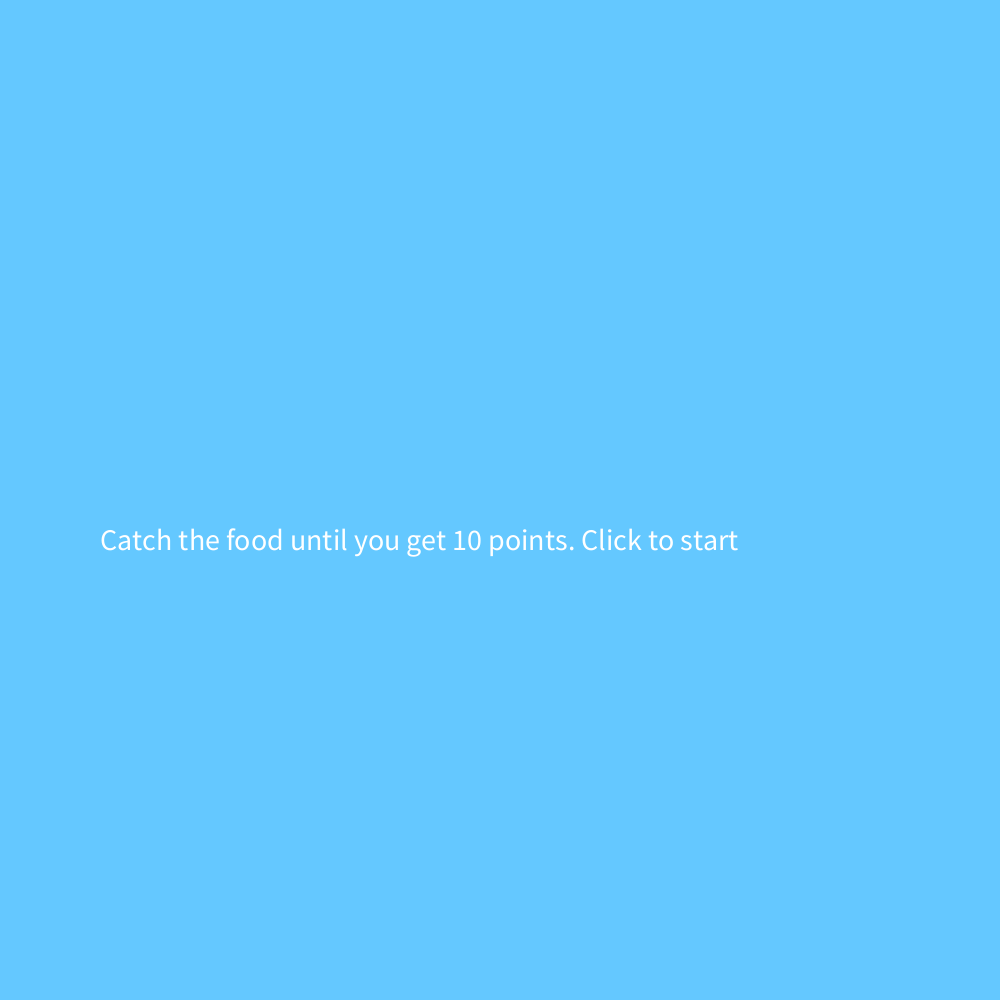
Frame 1 (no input)
Frame 60 (the mouse pressed at the canvas centre just before this capture): identical to frame 1, image omitted
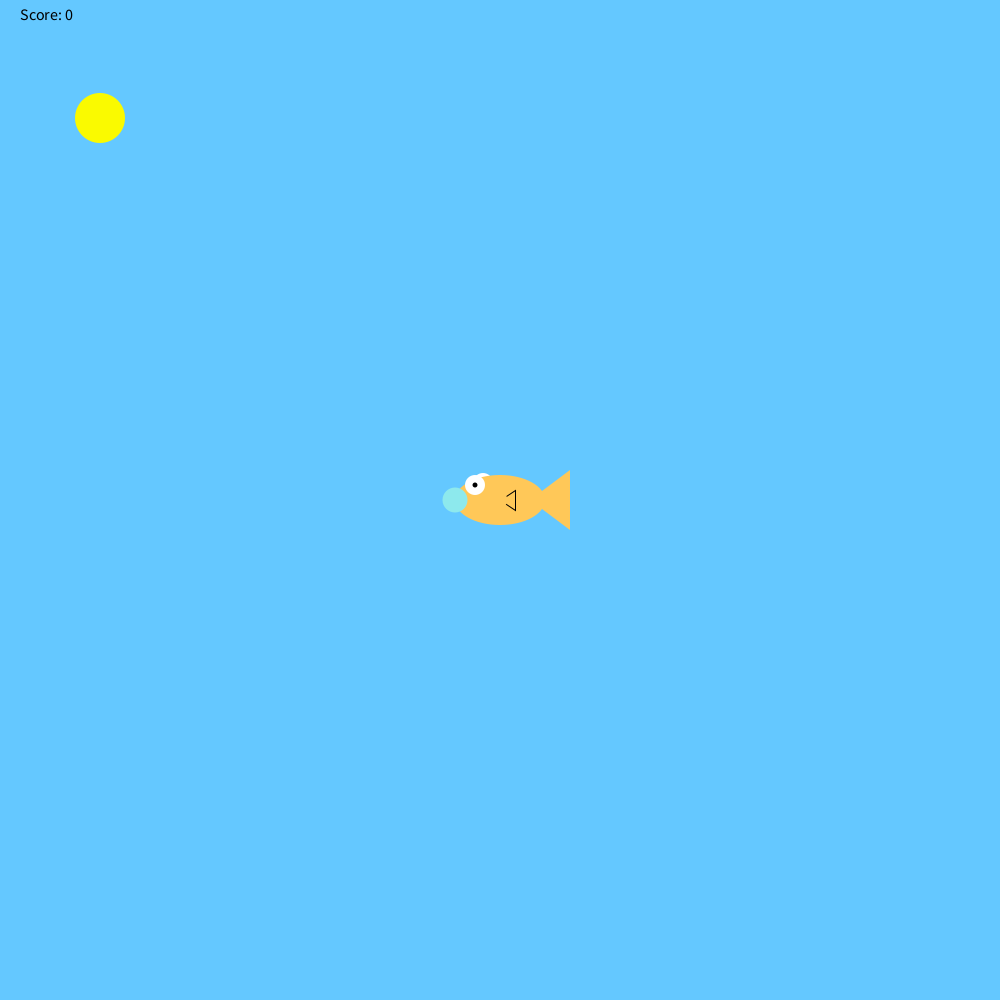
Frame 120 (the mouse held since frame 60 and released just before this capture)

The Processing sketch that drew these frames (run headless with seeded random() and noise(); from frame 60 on, the mouse is pressed at the canvas centre):

// Processing sketch: sketch_180628b
// ── sketch_180628b.pde
int foodX = 100;
int foodY = 0;
int score = -1;
void setup(){
  size(1000,1000);
  
  
}

void draw(){
  background(100,200,255);
  
  if(score == -1){
  textSize(30);
    text("Catch the food until you get 10 points. Click to start",100,550);
    if(mousePressed){
    score = 0;
    }
  }
  
  if(score < 10 && score >= 0){
  if(foodY < 1000)
  fill(250,250,0);
  noStroke();
  ellipse(foodX,foodY,50,50);
  foodY = foodY + (score+1)*2;

  
  drawFish();
  
  checkCatch(foodX,foodY);
  
  if(foodY > 1000){
   foodY = 0; 
   foodX = (int) random(width-20);
  }
  
  fill(0,0,0);
  textSize(16);
  text("Score: " + score,20,20);
  
  }
  else if(score == 10){
    fill(0,255,0);
    textSize(100);
    text("GAME OVER.",200,400);
    textSize(75);
    text("You Won!",300,550);
  }
}



void drawFish(){
     noStroke();
     fill(255,255,255);
     ellipse(mouseX-17,mouseY-17,20,20); //back side eye
     fill(255,200,88);
     ellipse(mouseX,mouseY,90,50); //body
     triangle(mouseX+30,mouseY,mouseX+70,mouseY+30,mouseX+70,mouseY-30); //tail
     stroke(0);
     triangle(mouseX,mouseY,mouseX+15,mouseY+10,mouseX+15,mouseY-10); //side fin
     noStroke();
     fill(255,200,88);
     ellipse(mouseX,mouseY,15,15); //side fin cover
     noStroke();
     fill(255,255,255);
     ellipse(mouseX-25,mouseY-15,20,20); //front eye
     fill(0,0,0);
     ellipse(mouseX-25,mouseY-15,5,5); //pupil
     fill(141,233,237);
     ellipse(mouseX-45,mouseY,25,25); //mouth
}


void checkCatch(int x, int y){
     if(x > mouseX && x < mouseX+70){
          if(y > mouseY-17 && y < mouseY+30){
               score++;
               foodY = 0; //if the food was eaten, make more food fall from the top
               foodX = (int) random(width-20);
          }
     }
     else if (foodY > height && score > 0){
          score--;
     }
}
